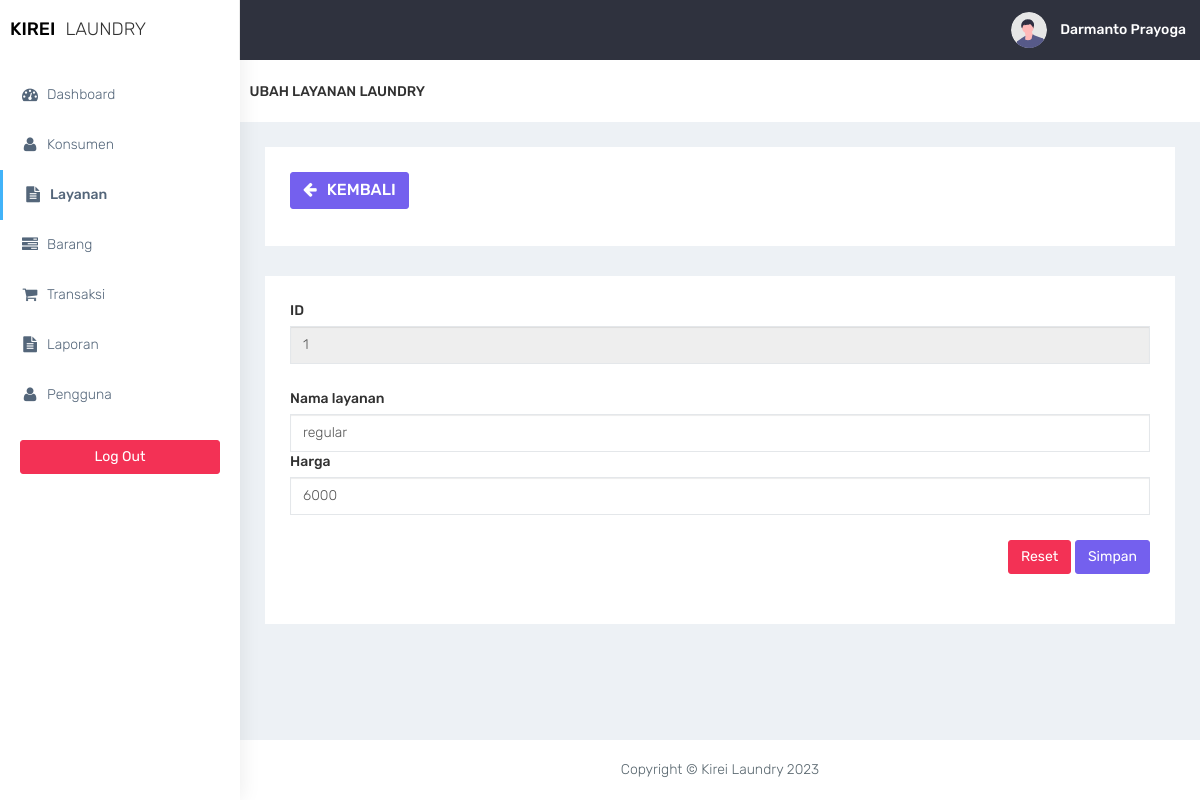
The app's page /layanan/layanan-ubah.php?id_layanan=1 (signed in) with its own data.
### tables this page shows
CREATE TABLE `layanan` (
  `id_layanan` int(11) NOT NULL,
  `nm_layanan` varchar(30) NOT NULL,
  `harga` int(11) NOT NULL
);

### functions.php (called while the page is built, shortened)
<?php
function ambilsatubaris($conn, $query)
{
    $db = mysqli_query($conn, $query);
    return mysqli_fetch_assoc($db);
}

### layanan/layanan-ubah.php (the view, shortened to what this page needs)
<?php
require '../functions.php';
$id_layanan = $_GET['id_layanan'];
$sql = "SELECT * FROM layanan WHERE id_layanan = '$id_layanan'";
$edit = ambilsatubaris($conn,$sql);
require '../layout/layout_header.php';
?>
<div class="container-fluid">
    <div class="row bg-title">
        <h4 class="page-title">Ubah layanan  Laundry</h4>
    </div>
    <div class="row">
        <div class="col-md-12 col-lg-12 col-sm-12 col-xs-12">
            <div class="white-box">
                <div class="row">
                    <div class="col-md-6">
                        <a href="javascript:void(0)" onclick="window.history.back();" class="btn btn-primary box-title"><i class="fa fa-arrow-left fa-fw"></i> Kembali</a>
                    </div>
                </div>
            </div>
        </div>
    </div>
    <div class="row">
        <div class="col-md-12 col-lg-12 col-sm-12 col-xs-12">
            <div class="white-box">
                <form method="post" action="">
                <div class="form-group">
                        <label>ID</label>
                        <input type="text" name="id_layanan" class="form-control" value="<?= $edit['id_layanan'] ?>" readonly>
                    </div>
                    <div class="form-group">
                        <label>Nama layanan</label>
                        <input type="text" name="nm_layanan" class="form-control" value="<?= $edit['nm_layanan'] ?>">
                        <div class="form-group">
                            <label>Harga</label>
                            <input type="text" name="harga" class="form-control" value="<?= $edit['harga'] ?>">
                        </div>
                    <div class="text-right">
                        <button type="reset" class="btn btn-danger">Reset</button>
                        <button type="submit" name="btn-simpan" class="btn btn-primary">Simpan</button>
                    </div>
                </form>
            </div>
        </div>
    </div>
</div>
<?php
require '../layout/layout_footer.php';
?>

### assets/css/colors/default.css (style rules this page uses)
body { background: #fff; }

### records on screen
layanan: id_layanan "1", nm_layanan "regular", harga "6000"

### other values on screen
$_SESSION['nm_pengguna'] "Darmanto Prayoga"
